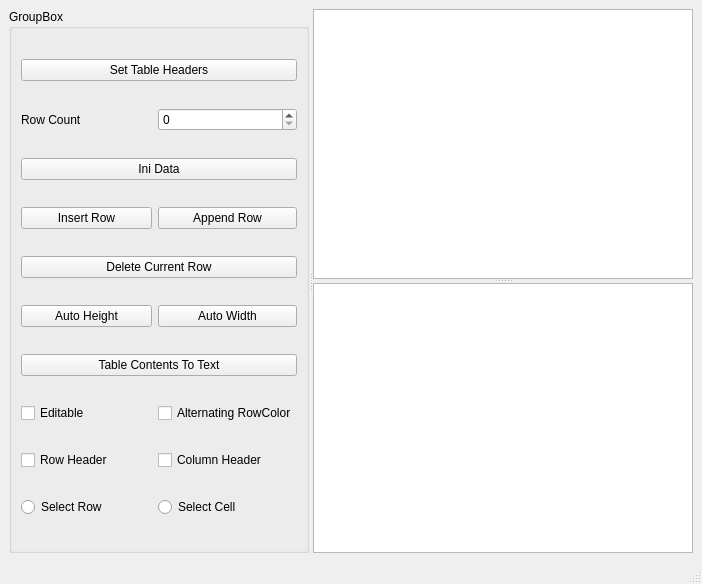
<?xml version="1.0" encoding="UTF-8"?>
<ui version="4.0">
 <class>Window</class>
 <widget class="QMainWindow" name="Window">
  <property name="geometry">
   <rect>
    <x>0</x>
    <y>0</y>
    <width>702</width>
    <height>584</height>
   </rect>
  </property>
  <property name="windowTitle">
   <string>Window</string>
  </property>
  <widget class="QWidget" name="centralwidget">
   <layout class="QGridLayout" name="gridLayout">
    <item row="0" column="0">
     <widget class="QSplitter" name="splitter_2">
      <property name="orientation">
       <enum>Qt::Horizontal</enum>
      </property>
      <widget class="QGroupBox" name="groupBox">
       <property name="sizePolicy">
        <sizepolicy hsizetype="Fixed" vsizetype="Preferred">
         <horstretch>0</horstretch>
         <verstretch>0</verstretch>
        </sizepolicy>
       </property>
       <property name="maximumSize">
        <size>
         <width>300</width>
         <height>16777215</height>
        </size>
       </property>
       <property name="title">
        <string>GroupBox</string>
       </property>
       <layout class="QGridLayout" name="gridLayout_2">
        <item row="8" column="1">
         <widget class="QCheckBox" name="chkBoxAlternatingRowColor">
          <property name="text">
           <string>Alternating RowColor</string>
          </property>
         </widget>
        </item>
        <item row="10" column="0">
         <widget class="QRadioButton" name="rBtnSelRow">
          <property name="text">
           <string>Select Row</string>
          </property>
         </widget>
        </item>
        <item row="5" column="0" colspan="2">
         <widget class="QPushButton" name="btnDeleteRow">
          <property name="text">
           <string>Delete Current Row</string>
          </property>
         </widget>
        </item>
        <item row="4" column="0">
         <widget class="QPushButton" name="btnInsertRow">
          <property name="text">
           <string>Insert Row</string>
          </property>
         </widget>
        </item>
        <item row="1" column="1">
         <widget class="QSpinBox" name="spinBox"/>
        </item>
        <item row="10" column="1">
         <widget class="QRadioButton" name="rBtnSelCell">
          <property name="text">
           <string>Select Cell</string>
          </property>
         </widget>
        </item>
        <item row="0" column="0" colspan="2">
         <widget class="QPushButton" name="btnSetColHeaders">
          <property name="text">
           <string>Set Table Headers</string>
          </property>
         </widget>
        </item>
        <item row="3" column="0" colspan="2">
         <widget class="QPushButton" name="btnIniData">
          <property name="text">
           <string>Ini Data</string>
          </property>
         </widget>
        </item>
        <item row="9" column="0">
         <widget class="QCheckBox" name="chkBoxShowRowHeader">
          <property name="text">
           <string>Row Header</string>
          </property>
         </widget>
        </item>
        <item row="4" column="1">
         <widget class="QPushButton" name="btnAppendRow">
          <property name="text">
           <string>Append Row</string>
          </property>
         </widget>
        </item>
        <item row="7" column="0" colspan="2">
         <widget class="QPushButton" name="btnTableContentsToText">
          <property name="sizePolicy">
           <sizepolicy hsizetype="Preferred" vsizetype="Fixed">
            <horstretch>0</horstretch>
            <verstretch>0</verstretch>
           </sizepolicy>
          </property>
          <property name="text">
           <string>Table Contents To Text</string>
          </property>
         </widget>
        </item>
        <item row="6" column="1">
         <widget class="QPushButton" name="btnAutoWidth">
          <property name="text">
           <string>Auto Width</string>
          </property>
         </widget>
        </item>
        <item row="6" column="0">
         <widget class="QPushButton" name="btnAutoHeight">
          <property name="text">
           <string>Auto Height</string>
          </property>
         </widget>
        </item>
        <item row="9" column="1">
         <widget class="QCheckBox" name="chkBoxShowColHeader">
          <property name="text">
           <string>Column Header</string>
          </property>
         </widget>
        </item>
        <item row="8" column="0">
         <widget class="QCheckBox" name="chkBoxEditable">
          <property name="text">
           <string>Editable</string>
          </property>
         </widget>
        </item>
        <item row="1" column="0">
         <widget class="QLabel" name="label">
          <property name="text">
           <string>Row Count</string>
          </property>
         </widget>
        </item>
       </layout>
      </widget>
      <widget class="QSplitter" name="splitter">
       <property name="orientation">
        <enum>Qt::Vertical</enum>
       </property>
       <widget class="QTableWidget" name="tableWidget"/>
       <widget class="QPlainTextEdit" name="plainTextEdit"/>
      </widget>
     </widget>
    </item>
   </layout>
  </widget>
  <widget class="QMenuBar" name="menubar">
   <property name="geometry">
    <rect>
     <x>0</x>
     <y>0</y>
     <width>702</width>
     <height>20</height>
    </rect>
   </property>
  </widget>
  <widget class="QStatusBar" name="statusbar"/>
 </widget>
 <resources/>
 <connections/>
</ui>
